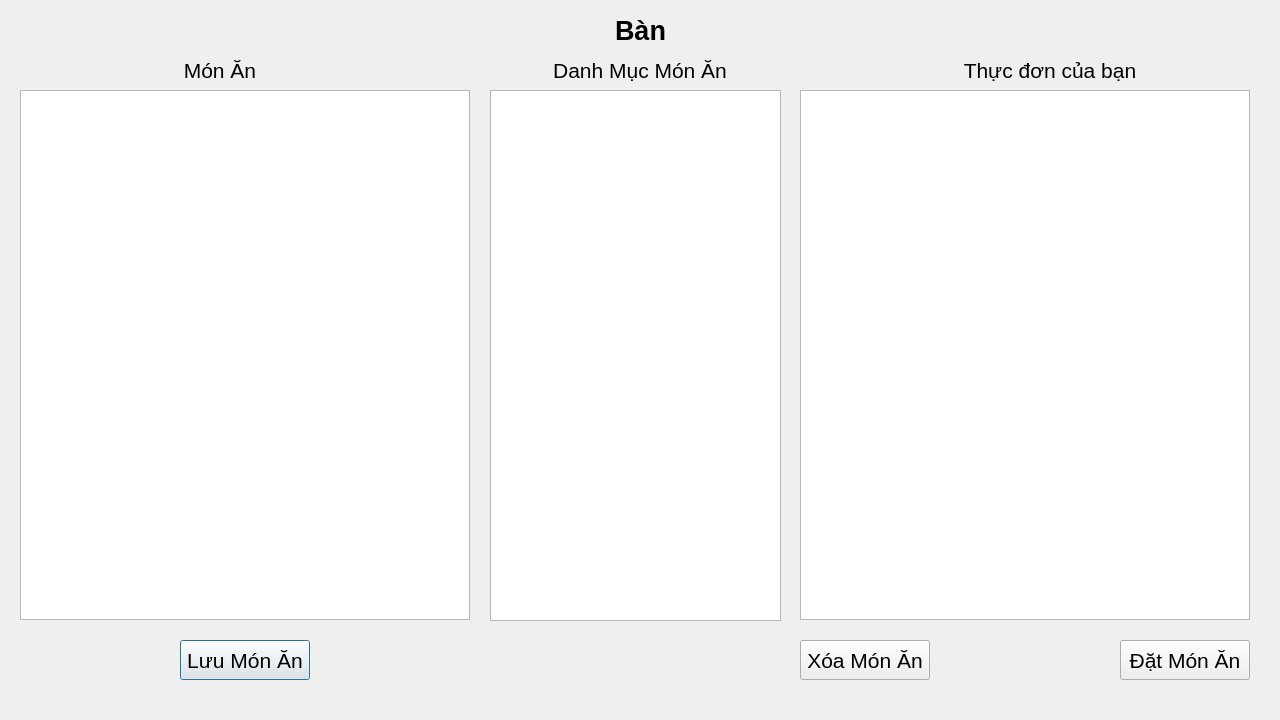
<?xml version="1.0" encoding="UTF-8"?>
<ui version="4.0">
 <class>DatMon</class>
 <widget class="QDialog" name="DatMon">
  <property name="geometry">
   <rect>
    <x>0</x>
    <y>0</y>
    <width>1280</width>
    <height>720</height>
   </rect>
  </property>
  <property name="windowTitle">
   <string>Đặt Món Ăn</string>
  </property>
  <widget class="QTableView" name="tblMonAn">
   <property name="geometry">
    <rect>
     <x>20</x>
     <y>90</y>
     <width>450</width>
     <height>530</height>
    </rect>
   </property>
   <property name="font">
    <font>
     <pointsize>11</pointsize>
    </font>
   </property>
   <property name="selectionBehavior">
    <enum>QAbstractItemView::SelectRows</enum>
   </property>
  </widget>
  <widget class="QLabel" name="label">
   <property name="geometry">
    <rect>
     <x>20</x>
     <y>50</y>
     <width>400</width>
     <height>40</height>
    </rect>
   </property>
   <property name="font">
    <font>
     <pointsize>16</pointsize>
    </font>
   </property>
   <property name="text">
    <string>Món Ăn</string>
   </property>
   <property name="alignment">
    <set>Qt::AlignCenter</set>
   </property>
  </widget>
  <widget class="QLabel" name="label_2">
   <property name="geometry">
    <rect>
     <x>850</x>
     <y>50</y>
     <width>400</width>
     <height>40</height>
    </rect>
   </property>
   <property name="font">
    <font>
     <pointsize>16</pointsize>
    </font>
   </property>
   <property name="text">
    <string>Thực đơn của bạn</string>
   </property>
   <property name="alignment">
    <set>Qt::AlignCenter</set>
   </property>
  </widget>
  <widget class="QTableView" name="tblThucDon">
   <property name="geometry">
    <rect>
     <x>800</x>
     <y>90</y>
     <width>450</width>
     <height>530</height>
    </rect>
   </property>
   <property name="font">
    <font>
     <pointsize>11</pointsize>
    </font>
   </property>
   <property name="selectionBehavior">
    <enum>QAbstractItemView::SelectRows</enum>
   </property>
  </widget>
  <widget class="QLabel" name="lblTitle">
   <property name="geometry">
    <rect>
     <x>10</x>
     <y>10</y>
     <width>1261</width>
     <height>40</height>
    </rect>
   </property>
   <property name="font">
    <font>
     <pointsize>20</pointsize>
     <bold>true</bold>
    </font>
   </property>
   <property name="text">
    <string>Bàn</string>
   </property>
   <property name="alignment">
    <set>Qt::AlignCenter</set>
   </property>
  </widget>
  <widget class="QLabel" name="label_4">
   <property name="geometry">
    <rect>
     <x>440</x>
     <y>50</y>
     <width>400</width>
     <height>40</height>
    </rect>
   </property>
   <property name="font">
    <font>
     <pointsize>16</pointsize>
    </font>
   </property>
   <property name="text">
    <string>Danh Mục Món Ăn</string>
   </property>
   <property name="alignment">
    <set>Qt::AlignCenter</set>
   </property>
  </widget>
  <widget class="QPushButton" name="btnLuuMonAn">
   <property name="geometry">
    <rect>
     <x>180</x>
     <y>640</y>
     <width>130</width>
     <height>40</height>
    </rect>
   </property>
   <property name="font">
    <font>
     <pointsize>16</pointsize>
    </font>
   </property>
   <property name="text">
    <string>Lưu Món Ăn</string>
   </property>
  </widget>
  <widget class="QPushButton" name="btnXoaMonAn">
   <property name="geometry">
    <rect>
     <x>800</x>
     <y>640</y>
     <width>130</width>
     <height>40</height>
    </rect>
   </property>
   <property name="font">
    <font>
     <pointsize>16</pointsize>
    </font>
   </property>
   <property name="text">
    <string>Xóa Món Ăn</string>
   </property>
  </widget>
  <widget class="QPushButton" name="btnDatMonAn">
   <property name="geometry">
    <rect>
     <x>1120</x>
     <y>640</y>
     <width>130</width>
     <height>40</height>
    </rect>
   </property>
   <property name="font">
    <font>
     <pointsize>16</pointsize>
    </font>
   </property>
   <property name="text">
    <string>Đặt Món Ăn</string>
   </property>
  </widget>
  <widget class="QTableView" name="tblDanhMuc">
   <property name="geometry">
    <rect>
     <x>490</x>
     <y>90</y>
     <width>291</width>
     <height>531</height>
    </rect>
   </property>
   <property name="font">
    <font>
     <pointsize>11</pointsize>
    </font>
   </property>
   <property name="selectionBehavior">
    <enum>QAbstractItemView::SelectRows</enum>
   </property>
  </widget>
 </widget>
 <resources/>
 <connections/>
</ui>
